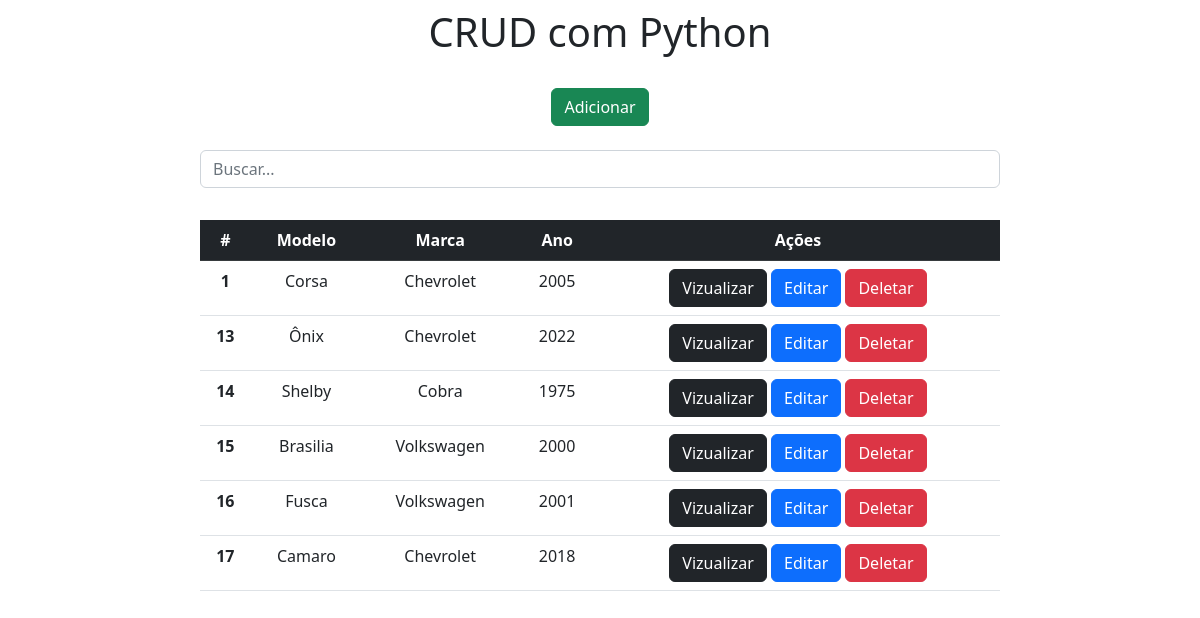
The page / on the database its author committed.
### app/models.py (models this page shows)
class Carros(models.Model):
    Modelo = models.CharField(max_length=150)
    Marca = models.CharField(max_length=100)
    Ano = models.IntegerField()

### app/views.py (the view)
# urls.py: 2. Add a URL to urlpatterns:  path('', views.home, name='home')
def home(request):
    data = {}
    search = request.GET.get('search')
    if search:
        data['db'] = Carros.objects.filter(Modelo__icontains=search)
    else:
        data['db'] = Carros.objects.all()
    return render(request, 'index.html', data)

### app/templates/index.html (shortened to what this page needs)
<!DOCTYPE html>
<html lang="pt-br">
<head>
    <link href="https://cdn.jsdelivr.net/npm/bootstrap@5.2.0/dist/css/bootstrap.min.css" rel="stylesheet">
</head>
<body>
    <div class="col-8 m-auto pt-2 pb-2 text-center">
        <h1>CRUD com Python</h1>
    </div>
    <div class="col-8 m-auto pt-3 pb-2 text-center">
        <a href="/form" class="btn btn-success">Adicionar</a>
    </div>
    <div class="col-8 m-auto pt-3 pb-2 text-center">
        <form method="get">
          <input type="text" id="search" name="search" class="form-control" placeholder="Buscar...">
        </form>
    </div>
    <div class="col-8 m-auto pt-4 pb-2 text-center">
        <table class="table">
            <thead class="table-dark">
              <tr>
                <th scope="col">#</th>
                <th scope="col">Modelo</th>
                <th scope="col">Marca</th>
                <th scope="col">Ano</th>
                <th scope="col">Ações</th>
              </tr>
            </thead>
            <tbody>
            {% for dbs in db %}
              <tr>
                <th>{{dbs.id}}</th>
                <td>{{dbs.Modelo}}</td>
                <td>{{dbs.Marca}}</td>
                <td>{{dbs.Ano}}</td>
                <td>
                  <a href="/view/{{dbs.id}}/" class="btn btn-dark">Vizualizar</a>
                  <a href="/edit/{{dbs.id}}/" class="btn btn-primary">Editar</a>
                  <a href="/delete/{{dbs.id}}/" class="btn btn-danger btn-danger btnDel">Deletar</a>
                </td>
              </tr>
            {% endfor %}
            </tbody>
        </table>
    </div>
    {% load static %}
</body>
</html>

### rows shown on the page
Carros: id "1", Modelo "Corsa", Marca "Chevrolet", Ano "2005"
Carros: id "13", Modelo "Ônix", Marca "Chevrolet", Ano "2022"
Carros: id "14", Modelo "Shelby", Marca "Cobra", Ano "1975"
Carros: id "15", Modelo "Brasilia", Marca "Volkswagen", Ano "2000"
Carros: id "16", Modelo "Fusca", Marca "Volkswagen", Ano "2001"
Carros: id "17", Modelo "Camaro", Marca "Chevrolet", Ano "2018"
